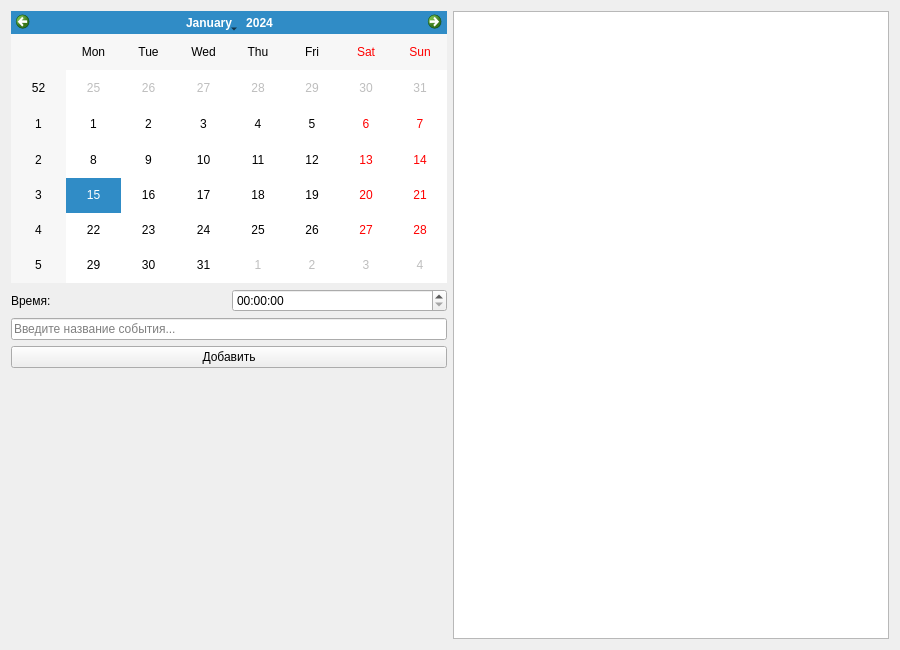
<?xml version="1.0" encoding="UTF-8"?>
<ui version="4.0">
 <class>PlannerApp</class>
 <widget class="QWidget" name="PlannerApp">
  <property name="geometry">
   <rect>
    <x>0</x>
    <y>0</y>
    <width>900</width>
    <height>650</height>
   </rect>
  </property>
  <property name="windowTitle">
   <string>Ежедневник</string>
  </property>
  <layout class="QHBoxLayout" name="main_layout" stretch="1,1">
   <item>
    <layout class="QVBoxLayout" name="left_panel">
     <item>
      <widget class="QCalendarWidget" name="calendar">
       <property name="minimumDate">
        <date>
         <year>1900</year>
         <month>1</month>
         <day>1</day>
        </date>
       </property>
       <property name="maximumDate">
        <date>
         <year>2100</year>
         <month>12</month>
         <day>31</day>
        </date>
       </property>
      </widget>
     </item>
     <item>
      <layout class="QHBoxLayout" name="time_layout">
       <item>
        <widget class="QLabel" name="time_label">
         <property name="text">
          <string>Время:</string>
         </property>
        </widget>
       </item>
       <item>
        <widget class="QTimeEdit" name="time_edit"/>
       </item>
      </layout>
     </item>
     <item>
      <widget class="QLineEdit" name="event_input">
       <property name="placeholderText">
        <string>Введите название события...</string>
       </property>
      </widget>
     </item>
     <item>
      <widget class="QPushButton" name="add_button">
       <property name="text">
        <string>Добавить</string>
       </property>
      </widget>
     </item>
     <item>
      <spacer name="verticalSpacer">
       <property name="orientation">
        <enum>Qt::Vertical</enum>
       </property>
       <property name="sizeHint" stdset="0">
        <size>
         <width>20</width>
         <height>40</height>
        </size>
       </property>
      </spacer>
     </item>
    </layout>
   </item>
   <item>
    <widget class="QListWidget" name="event_list"/>
   </item>
  </layout>
 </widget>
 <resources/>
 <connections/>
</ui>
